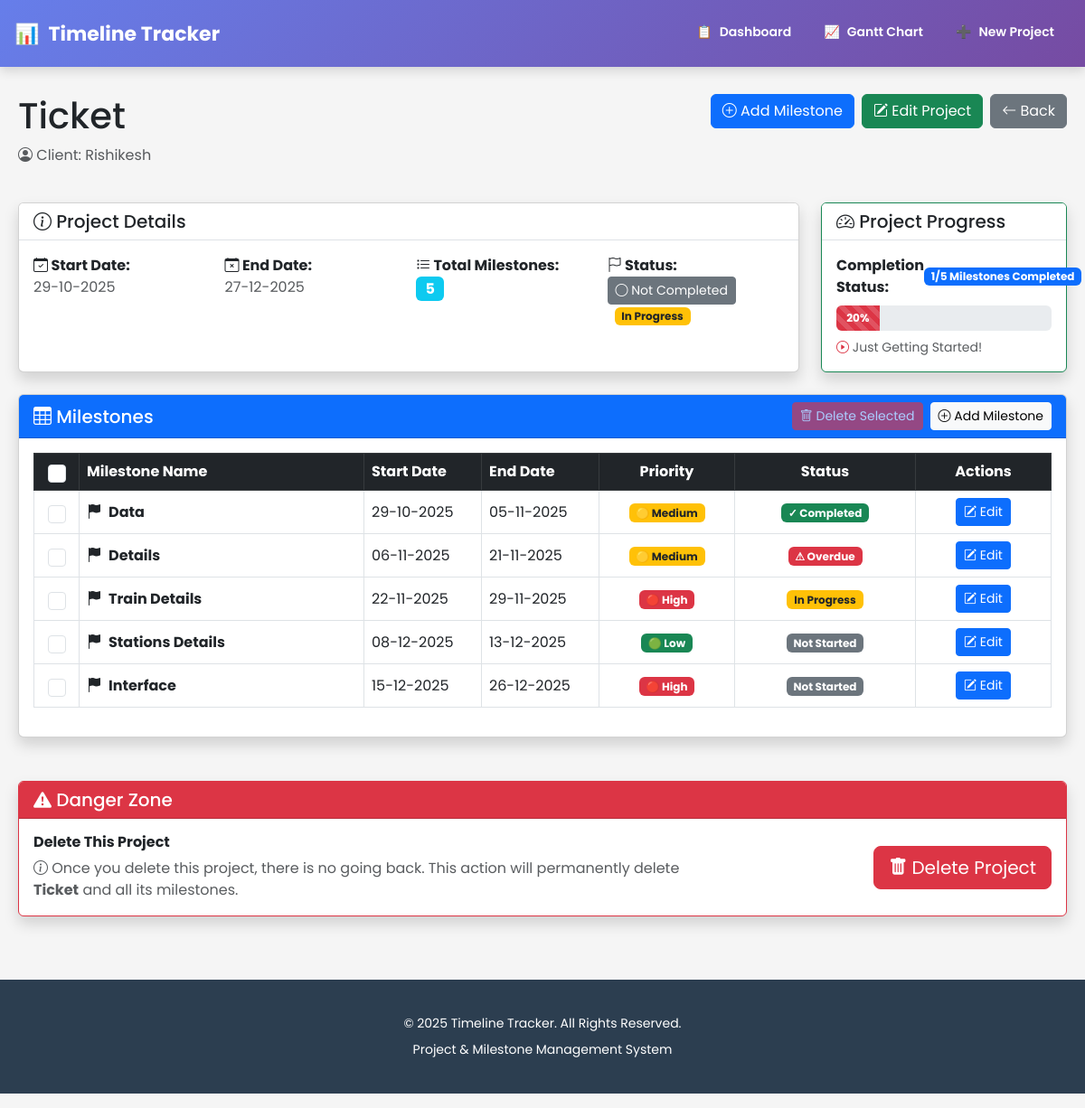
/project/6, run on the app's committed database.
### app.py (models this page shows, shortened)
class Project(db.Model):
    id = db.Column(db.Integer, primary_key=True)
    project_name = db.Column(db.String(200), nullable=False)
    client_name = db.Column(db.String(200), nullable=False)
    start_date = db.Column(db.Date, nullable=False)
    end_date = db.Column(db.Date, nullable=False)
    created_at = db.Column(db.DateTime, default=datetime.now())
    status = db.Column(db.String(20), default='Not Completed')
    milestones = db.relationship('Milestone', backref='project', lazy=True, cascade='all, delete-orphan')

class Milestone(db.Model):
    id = db.Column(db.Integer, primary_key=True)
    project_id = db.Column(db.Integer, db.ForeignKey('project.id'), nullable=False)
    milestone_name = db.Column(db.String(200), nullable=False)
    start_date = db.Column(db.Date, nullable=False)
    end_date = db.Column(db.Date, nullable=False)
    status = db.Column(db.String(50), default='Not Started')
    priority = db.Column(db.String(20), default='Medium')

### app.py (the view)
@app.route('/project/<int:project_id>')
def view_project(project_id):
    project = Project.query.get_or_404(project_id)
    today = datetime.now().date()
    completed_milestones_count = 0
    total_milestones = len(project.milestones)
    for milestone in project.milestones:
        actual_status = get_milestone_status(milestone, today)
        if milestone.status != actual_status:
            milestone.status = actual_status
        if actual_status == 'Completed':
            completed_milestones_count += 1
    db.session.commit()
    completion_percentage = 0
    if total_milestones > 0:
        completion_percentage = round((completed_milestones_count / total_milestones) * 100)
    return render_template('view_project.html',
        project=project,
        today=date.today(),
        completed_milestones=completed_milestones_count,
        total_milestones=total_milestones,
        completion_percentage=completion_percentage)

### app.py (called while the page is built)
def get_milestone_status(milestone, today=None):
    if today is None:
        today = datetime.now().date()
    if milestone.status == 'Completed':
        return 'Completed'
    if milestone.status == 'In Progress':
        if milestone.end_date < today:
            return 'Overdue'  # Overdue means end_date passed but not completed
        return 'In Progress'
    if today < milestone.start_date:
        return 'Not Started'  # Before start date
    elif today > milestone.end_date:
        return 'Overdue'  # After end date, not completed
    else:
        return 'In Progress'  # Between start and end date

### templates/view_project.html (shortened to what this page needs)
{% extends "base.html" %}
{% block content %}
<div class="row mb-4">
    <div class="col-md-6">
        <h1>{{ project.project_name }}</h1>
        <p class="text-muted"><i class="bi bi-person-circle"></i> Client: {{ project.client_name }}</p>
    </div>
    <div class="col-md-6 text-end d-flex justify-content-end align-items-start flex-wrap gap-2">
        <a href="/add-milestone/{{ project.id }}" class="btn btn-primary"><i class="bi bi-plus-circle"></i> Add Milestone</a>
        <a href="{{ url_for('edit_project', project_id=project.id) }}" class="btn btn-success"> <i class="bi bi-pencil-square"></i> Edit Project </a>
        <a href="/" class="btn btn-secondary"><i class="bi bi-arrow-left"></i> Back</a>
    </div>
</div>
<div class="row mb-4 g-4">
  <div class="col-12 col-md-8 col-lg-9">
    <div class="card shadow h-100">
      <div class="card-header bg-white text-dark border-bottom">
        <h5 class="mb-0"><i class="bi bi-info-circle"></i> Project Details</h5>
      </div>
      <div class="card-body">
        <div class="row g-3">
          <div class="col-md-3">
            <strong><i class="bi bi-calendar-check"></i> Start Date:</strong><br>
            <span class="text-muted">{{ project.start_date.strftime('%d-%m-%Y') }}</span>
          </div>
          <div class="col-md-3">
            <strong><i class="bi bi-calendar-x"></i> End Date:</strong><br>
            <span class="text-muted">{{ project.end_date.strftime('%d-%m-%Y') }}</span>
          </div>
          <div class="col-md-3">
            <strong><i class="bi bi-list-task"></i> Total Milestones:</strong><br>
            <span class="badge bg-info fs-6">{{ project.milestones|length }}</span>
          </div>
          <div class="col-md-3">
            <strong><i class="bi bi-flag"></i> Status:</strong><br>
            <form method="post" action="{{ url_for('toggle_status', project_id=project.id) }}" style="display:inline;">
              {% if project.status == "Completed" %}
                <button type="submit" class="btn btn-success btn-sm">
                  <i class="bi bi-check-circle"></i> Completed
                </button>
              {% else %}
                <button type="submit" class="btn btn-secondary btn-sm">
                  <i class="bi bi-circle"></i> Not Completed
                </button>
              {% endif %}
            </form>
            {% if project.status == "Overdue" %}
              <span class="badge bg-danger ms-2">Overdue</span>
            {% elif project.status == "In Progress" %}
              <span class="badge bg-warning text-dark ms-2">In Progress</span>
            {% elif project.status == "Not Started" %}
              <span class="badge bg-secondary ms-2">Not Started</span>
            {% endif %}
          </div>
        </div>
      </div>
    </div>
  </div>
  <div class="col-12 col-md-4 col-lg-3">
    <div class="card shadow h-100 border-success">
      <div class="card-header bg-white text-dark border-bottom">
        <h5 class="mb-0"><i class="bi bi-speedometer2"></i> Project Progress</h5>
      </div>
      <div class="card-body">
        <div class="d-flex justify-content-between align-items-center mb-2">
          <span class="fw-bold fs-6">Completion Status:</span>
          <span class="badge bg-primary">{{ completed_milestones }}/{{ total_milestones }} Milestones Completed</span>
        </div>
        <div class="progress" style="height: 28px;">
          <div class="progress-bar progress-bar-striped progress-bar-animated
            {% if completion_percentage == 100 %}bg-success
            {% elif completion_percentage >= 75 %}bg-info
            {% elif completion_percentage >= 50 %}bg-warning
            {% else %}bg-danger{% endif %}"
            role="progressbar"
            style="width: {{ completion_percentage }}%;"
            aria-valuenow="{{ completion_percentage }}"
            aria-valuemin="0"
            aria-valuemax="100">
            <strong>{{ completion_percentage }}%</strong>
          </div>
        </div>
        <div class="mt-2 text-muted small">
          {% if completion_percentage == 100 %}
            <i class="bi bi-check-circle-fill text-success"></i> Project Completed!
          {% elif completion_percentage >= 75 %}
            <i class="bi bi-hourglass-split text-info"></i> Almost There!
          {% elif completion_percentage >= 50 %}
            <i class="bi bi-hourglass text-warning"></i> Halfway Through!
          {% elif completion_percentage > 0 %}
            <i class="bi bi-play-circle text-danger"></i> Just Getting Started!
          {% else %}
            <i class="bi bi-exclamation-triangle text-danger"></i> No Milestones Completed Yet.
          {% endif %}
        </div>
      </div>
    </div>
  </div>
</div>
<div class="row mb-4">
    <div class="col-12">
        <div class="card shadow">
            <div class="card-header bg-primary text-white d-flex justify-content-between align-items-center">
                <h5 class="mb-0"><i class="bi bi-table"></i> Milestones</h5>
                <div class="d-flex gap-2">
                    <button type="button" class="btn btn-sm btn-danger" id="deleteSelectedBtn" disabled onclick="deleteSelected()">
                        <i class="bi bi-trash"></i> Delete Selected
                    </button>
                    <a href="/add-milestone/{{ project.id }}" class="btn btn-sm btn-light"><i class="bi bi-plus-circle"></i> Add Milestone</a>
                </div>
            </div>
            <div class="card-body">
                {% if project.milestones %}
                <form id="deleteMilestonesForm" method="post" action="/delete-milestones">
                    <div class="table-responsive">
                        <table class="table table-hover table-bordered align-middle">
                            <thead class="table-dark">
                                <tr>
                                    <th class="text-center" style="width:50px;">
                                        <input type="checkbox" id="selectAll" class="form-check-input" style="width: 20px; height: 20px;" onchange="toggleSelectAll(this)">
                                    </th>
                                    <th>Milestone Name</th>
                                    <th style="width: 130px;">Start Date</th>
                                    <th style="width: 130px;">End Date</th>
                                    <th style="width: 150px;" class="text-center">Priority</th>
                                    <th style="width: 200px;" class="text-center">Status</th>
                                    <th style="width: 150px;" class="text-center">Actions</th>
                                </tr>
                            </thead>
                            <tbody>
                                {% for milestone in project.milestones %}
                                <tr>
                                    <td class="text-center">
                                        <input type="checkbox" name="milestone_ids" value="{{ milestone.id }}"
                                               class="form-check-input milestone-checkbox"
                                               style="width: 20px; height: 20px;"
                                               onchange="updateDeleteButton()">
                                    </td>
                                    <td><strong><i class="bi bi-flag-fill me-2"></i>{{ milestone.milestone_name }}</strong></td>
                                    <td>{{ milestone.start_date.strftime('%d-%m-%Y') }}</td>
                                    <td>{{ milestone.end_date.strftime('%d-%m-%Y') }}</td>
                                    <td class="text-center">
                                        {% if milestone.priority == "High" %}
                                            <span class="badge bg-danger">🔴 High</span>
                                        {% elif milestone.priority == "Medium" %}
                                            <span class="badge bg-warning text-dark">🟡 Medium</span>
                                        {% elif milestone.priority == "Low" %}
                                            <span class="badge bg-success">🟢 Low</span>
                                        {% else %}
                                            <span class="badge bg-secondary">-</span>
                                        {% endif %}
                                    </td>
                                    <td class="text-center">
                                        {% set display_status = milestone.status %}
                                        {% if today > milestone.end_date and milestone.status != 'Completed' %}
                                            {% set display_status = 'Overdue' %}
                                        {% elif today < milestone.start_date and milestone.status == 'In Progress' %}
                                            {% set display_status = 'Not Started' %}
                                        {% endif %}
                                        <span class="badge {% if display_status == 'Completed' %}bg-success{% elif display_status == 'Overdue' %}bg-danger{% elif display_status == 'In Progress' %}bg-warning text-dark{% else %}bg-secondary{% endif %}">
                                            {% if display_status == 'Completed' %}✓ Completed{% elif display_status == 'Overdue' %}⚠ Overdue{% elif display_status == 'In Progress' %}In Progress{% else %}Not Started{% endif %}
                                        </span>
                                    </td>
                                    <td class="text-center">
                                        <a href="{{ url_for('edit_milestone', milestone_id=milestone.id) }}" class="btn btn-sm btn-primary">
                                            <i class="bi bi-pencil-square"></i> Edit
                                        </a>
                                    </td>
                                </tr>
                                {% endfor %}
                            </tbody>
                        </table>
                    </div>
                </form>
                {% endif %}
            </div>
        </div>
    </div>
</div>
<div class="row mt-5">
    <div class="col-12">
        <div class="card shadow border-danger">
            <div class="card-header bg-danger text-white">
                <h5 class="mb-0"><i class="bi bi-exclamation-triangle-fill"></i> Danger Zone</h5>
            </div>
            <div class="card-body">
                <div class="row align-items-center">
                    <div class="col-md-8">
                        <h6 class="mb-2"><strong>Delete This Project</strong></h6>
                        <p class="text-muted mb-0">
                            <i class="bi bi-info-circle"></i>
                            Once you delete this project, there is no going back. This action will permanently delete
                            <strong>{{ project.project_name }}</strong> and all its milestones.
                        </p>
                    </div>
                    <div class="col-md-4 text-end">
                        <a href="#" class="btn btn-danger btn-lg" onclick="showDeleteProjectModal('{{ project.id }}', '{{ project.project_name }}'); return false;">
                            <i class="bi bi-trash-fill"></i> Delete Project
                        </a>
                    </div>
                </div>
            </div>
        </div>
    </div>
</div>
{% endblock %}

### templates/base.html (style rules this page uses)
* { margin: 0; padding: 0; box-sizing: border-box; }
body { font-family: 'Poppins', sans-serif; background-color: #f5f5f5; }

### data on the page
Project: project_name "Ticket", client_name "Rishikesh", start_date "29-10-2025", end_date "27-12-2025"
Milestone: milestone_name "Data", start_date "29-10-2025", end_date "05-11-2025", priority "🟡 Medium", status "✓ Completed"
Milestone: milestone_name "Details", start_date "06-11-2025", end_date "21-11-2025", priority "🟡 Medium", shows "⚠ Overdue"
Milestone: milestone_name "Train Details", start_date "22-11-2025", end_date "29-11-2025", priority "🔴 High", status "In Progress"
Milestone: milestone_name "Stations Details", start_date "08-12-2025", end_date "13-12-2025", priority "🟢 Low", shows "Not Started"
Milestone: milestone_name "Interface", start_date "15-12-2025", end_date "26-12-2025", priority "🔴 High", shows "Not Started"

### other printed values
{{ project.milestones|length }} "5"
{{ completed_milestones }} "1"
{{ total_milestones }} "5"
{{ completion_percentage }} "20"
